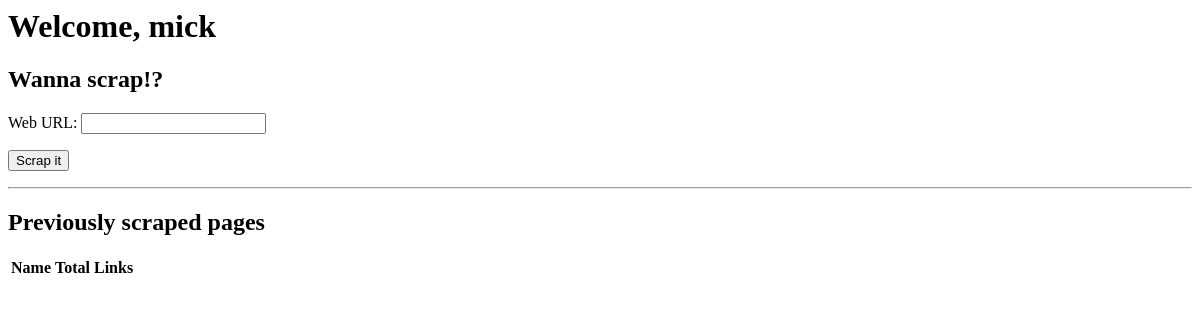
Before: /accounts/dashboard/ (signed in) with the older database file.
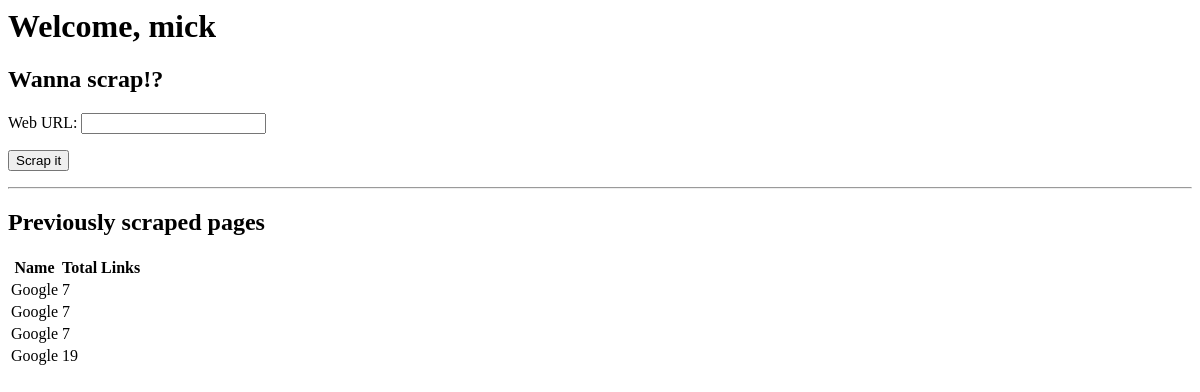
After: the same page with the newer database file.
### scraper/models.py (models this page shows, shortened)
class ScrapedPage(models.Model):
    STATUS_CHOICES = {
        'in_progress': 'In Progress',
        'completed': 'Completed',
    }
    user = models.ForeignKey(User, on_delete=models.CASCADE, related_name='scraped_pages')
    url = models.URLField(unique=False)
    name = models.CharField(max_length=255, blank=True)
    created_at = models.DateTimeField(auto_now_add=True)
    status = models.CharField(max_length=20, choices=list(STATUS_CHOICES.items()), default='in_progress')
    @property
    def link_count(self):
        return self.links.count()

### accounts/views.py (the view)
# urls.py: path('dashboard/', dashboard, name='dashboard'),
@login_required
def dashboard(request):
    user = request.user
    scraped_pages = user.scraped_pages.all()
    if request.method == 'POST':
        form = ScrapeForm(request.POST)
        if form.is_valid():
            url = form.cleaned_data['url']
            the_scraper(url, user.id)
            return redirect('dashboard')
    else:
        form = ScrapeForm()
    context = {
        'user': user,
        'form': form,
        'scraped_pages': scraped_pages
    }
    return render(request, 'dashboard.html', context)

### scraper/forms.py
class ScrapeForm(forms.Form):
    url = forms.URLField(label='Web URL')

### accounts/templates/dashboard.html (shortened to what this page needs)
{% block content %}
<div class="container">
    <h1>Welcome, {{ user.username }}</h1>
    <h2>Wanna scrap!?</h2>
    <form method="post">
        {{ form.as_p }}
        <button type="submit" class="btn btn-primary">Scrap it</button>
    </form>
    <hr>
    <h2>Previously scraped pages</h2>
    <table class="table table-striped">
        <thead>
            <tr>
                <th>Name</th>
                <th>Total Links</th>
            </tr>
        </thead>
        <tbody>
          {% for scraped_page in scraped_pages %}
          <tr>
              <td>{{ scraped_page.name|default:scraped_page.url }}</td>
              <td>{{ scraped_page.link_count|default_if_none:"in progress" }}</td>
          </tr>
          {% endfor %}
        </tbody>
    </table>
</div>
{% endblock %}

Changed rows visible on the page:
added ScrapedPage: name "Google", link_count "7"
added ScrapedPage: name "Google", link_count "7"
added ScrapedPage: name "Google", link_count "7"
added ScrapedPage: name "Google", link_count "19"
